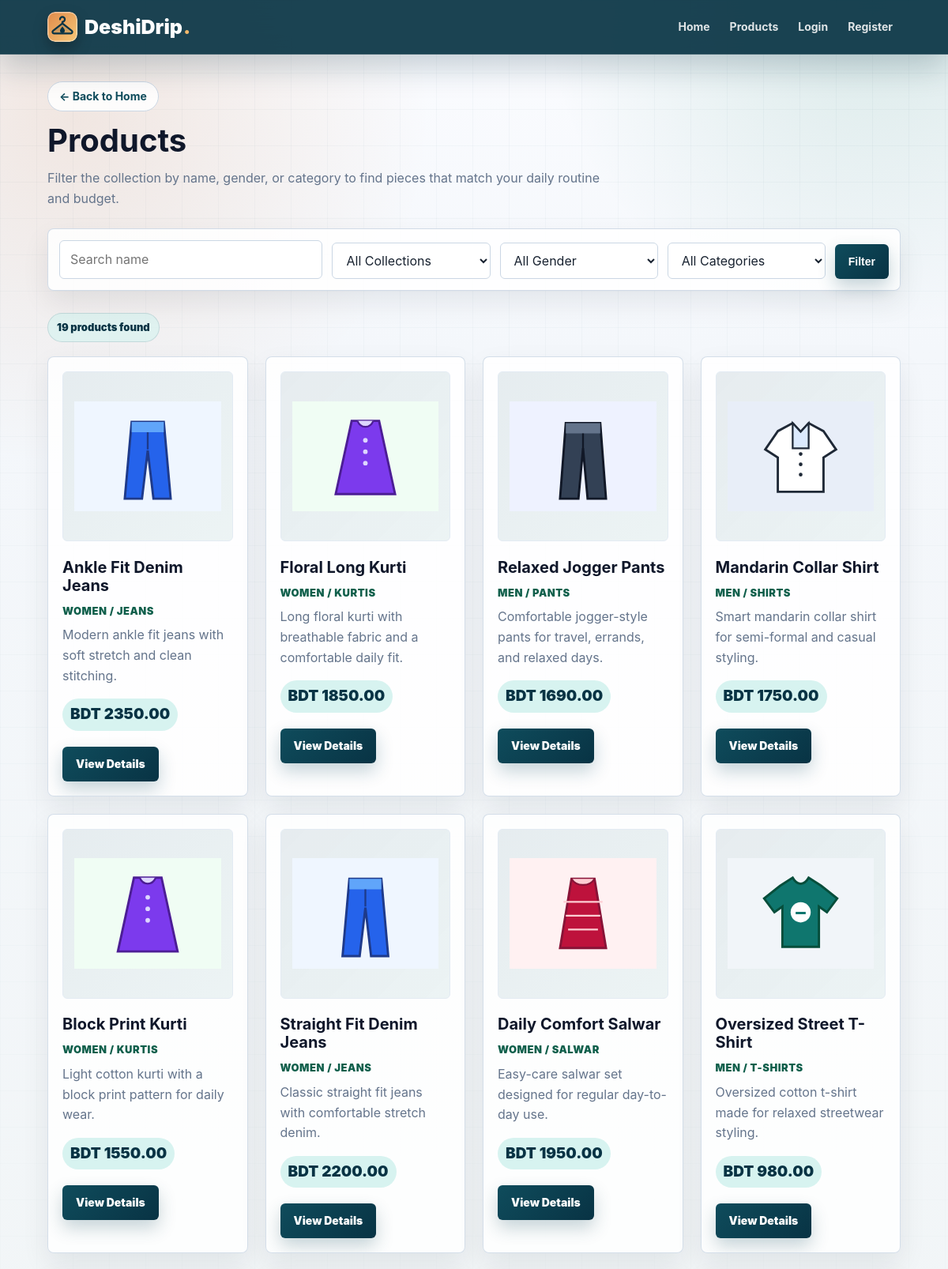
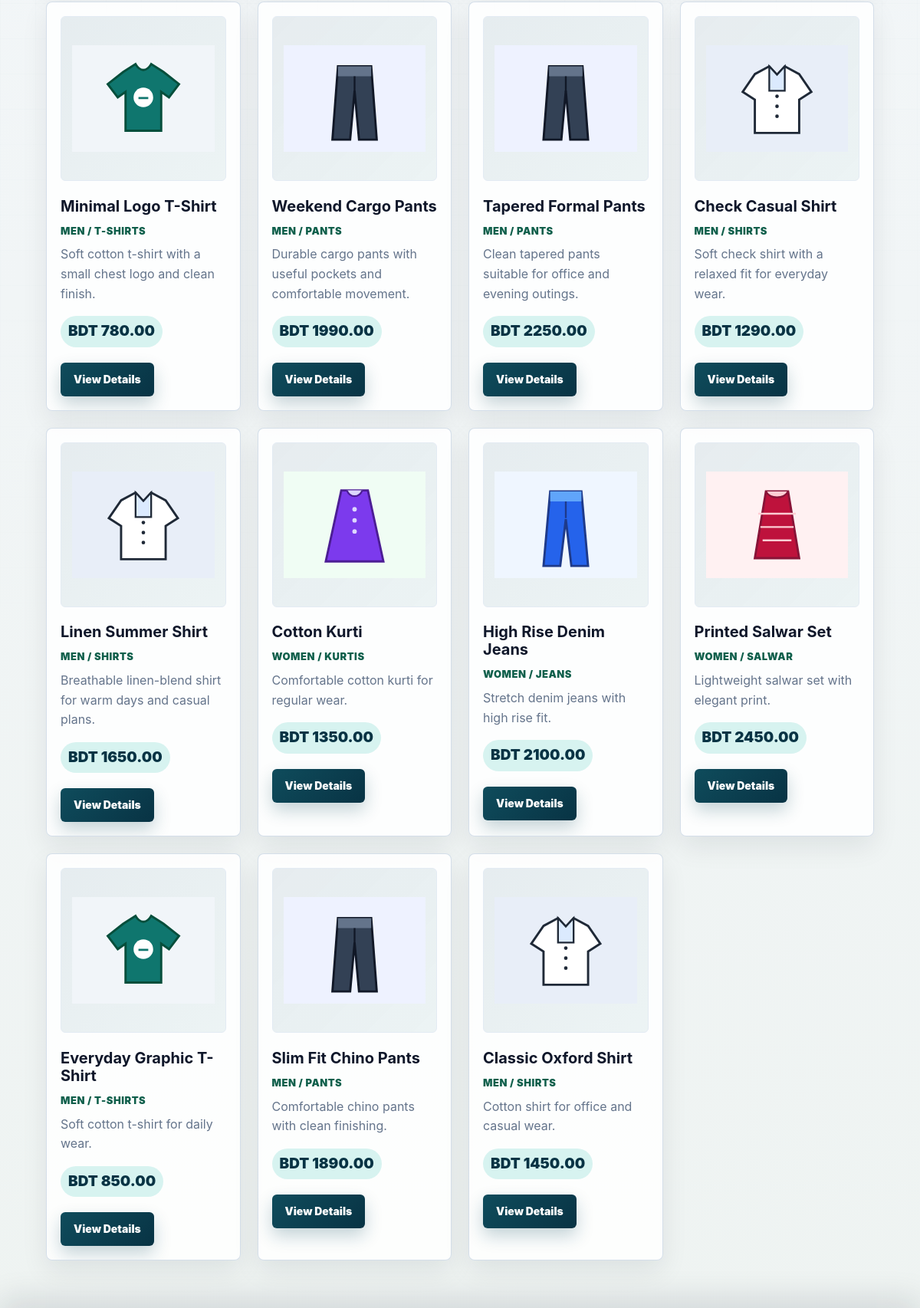
The page /view/products.php (upper part) on the database its author committed (2 pictures, top to bottom).
### tables this page shows
CREATE TABLE IF NOT EXISTS products (
    id INT AUTO_INCREMENT PRIMARY KEY,
    name VARCHAR(150) NOT NULL,
    description TEXT NOT NULL,
    size_chart TEXT NOT NULL,
    available_sizes VARCHAR(255) NOT NULL DEFAULT 'S,M,L,XL',
    price DECIMAL(10,2) NOT NULL,
    category_id INT NOT NULL,
    image_path VARCHAR(255) NOT NULL,
    stock INT NOT NULL DEFAULT 0,
    gender ENUM('Men','Women') NOT NULL,
    is_featured TINYINT(1) NOT NULL DEFAULT 0,
    is_new_arrival TINYINT(1) NOT NULL DEFAULT 0,
    created_at TIMESTAMP DEFAULT CURRENT_TIMESTAMP
);

CREATE TABLE IF NOT EXISTS categories (
    id INT AUTO_INCREMENT PRIMARY KEY,
    name VARCHAR(100) NOT NULL,
    parent_id INT NULL,
    created_at TIMESTAMP DEFAULT CURRENT_TIMESTAMP
);

### config/auth.php (called while the page is built, shortened)
<?php
function clean($value)
{
    return htmlspecialchars($value, ENT_QUOTES, "UTF-8");
}
?>

### model/ProductModel.php (called while the page is built, shortened)
<?php
require_once __DIR__ . "/../config/db.php";
function ensureProductDisplayColumns()
{
    global $conn;
    $featured = mysqli_query($conn, "SHOW COLUMNS FROM products LIKE 'is_featured'");
    $newArrival = mysqli_query($conn, "SHOW COLUMNS FROM products LIKE 'is_new_arrival'");
    $availableSizes = mysqli_query($conn, "SHOW COLUMNS FROM products LIKE 'available_sizes'");
}
function getProducts($search = "", $categoryId = "", $gender = "", $limit = 0, $collection = "")
{
    global $conn;
    ensureProductDisplayColumns();
    $where = "WHERE 1";
    $query = "SELECT products.*, categories.name AS category_name
              FROM products
              LEFT JOIN categories ON products.category_id = categories.id
              $where
              ORDER BY products.id DESC";
    $result = mysqli_query($conn, $query);
    $products = array();
    while ($row = mysqli_fetch_assoc($result)) {
        $products[] = $row;
    }
    return $products;
}
?>

### view/products.php (the view, shortened to what this page needs)
<?php
require_once "header.php";
require_once __DIR__ . "/../model/ProductModel.php";
$gender = $_GET["gender"] ?? "";
$category = $_GET["category"] ?? "";
$q = $_GET["q"] ?? "";
$collection = $_GET["collection"] ?? "";
$products = getProducts("", $category, $gender, 0, $collection);
?>
<a class="back-link" href="home.php">&larr; Back to Home</a>
<h2>Products</h2>
<p class="page-intro">Filter the collection by name, gender, or category to find pieces that match your daily routine and budget.</p>
<form method="get" class="filters product-filters">
    <input type="text" name="q" placeholder="Search name" value="<?php echo clean($q); ?>">
    <select name="collection">
        <option value="">All Collections</option>
    </select>
    <select name="gender">
        <option value="">All Gender</option>
    </select>
    <select name="category">
        <option value="">All Categories</option>
    </select>
    <button type="submit">Filter</button>
</form>
<p class="results-count"><?php echo count($products); ?> product<?php if (count($products) != 1) echo "s"; ?> found</p>
<div class="grid">
    <?php foreach ($products as $product) { ?>
        <div class="card">
            <img class="product-img" src="../<?php echo clean($product["image_path"]); ?>" alt="<?php echo clean($product["name"]); ?>">
            <h3><?php echo clean($product["name"]); ?></h3>
            <p class="product-meta"><?php echo clean($product["gender"] . " / " . $product["category_name"]); ?></p>
            <p><?php echo clean(substr($product["description"], 0, 80)); ?></p>
            <p class="price">BDT <?php echo clean($product["price"]); ?></p>
            <a class="btn" href="product_details.php?id=<?php echo $product["id"]; ?>">View Details</a>
        </div>
    <?php } ?>
</div>
<?php require_once "footer.php"; ?>

### rows shown on the page
products: image_path (picture), name "Ankle Fit Denim Jeans", gender.name "WOMEN / JEANS", description "Modern ankle fit jeans with soft stretch and clean stitching.", price "2350.00"
products: image_path (picture), name "Floral Long Kurti", gender.name "WOMEN / KURTIS", description "Long floral kurti with breathable fabric and a comfortable daily fit.", price "1850.00"
products: image_path (picture), name "Relaxed Jogger Pants", gender.name "MEN / PANTS", description "Comfortable jogger-style pants for travel, errands, and relaxed days.", price "1690.00"
products: image_path (picture), name "Mandarin Collar Shirt", gender.name "MEN / SHIRTS", description "Smart mandarin collar shirt for semi-formal and casual styling.", price "1750.00"
products: image_path (picture), name "Block Print Kurti", gender.name "WOMEN / KURTIS", description "Light cotton kurti with a block print pattern for daily wear.", price "1550.00"
products: image_path (picture), name "Straight Fit Denim Jeans", gender.name "WOMEN / JEANS", description "Classic straight fit jeans with comfortable stretch denim.", price "2200.00"
products: image_path (picture), name "Daily Comfort Salwar", gender.name "WOMEN / SALWAR", description "Easy-care salwar set designed for regular day-to-day use.", price "1950.00"
products: image_path (picture), name "Oversized Street T-Shirt", gender.name "MEN / T-SHIRTS", description "Oversized cotton t-shirt made for relaxed streetwear styling.", price "980.00"
products: image_path (picture), name "Minimal Logo T-Shirt", gender.name "MEN / T-SHIRTS", description "Soft cotton t-shirt with a small chest logo and clean finish.", price "780.00"
products: image_path (picture), name "Weekend Cargo Pants", gender.name "MEN / PANTS", description "Durable cargo pants with useful pockets and comfortable movement.", price "1990.00"
products: image_path (picture), name "Tapered Formal Pants", gender.name "MEN / PANTS", description "Clean tapered pants suitable for office and evening outings.", price "2250.00"
products: image_path (picture), name "Check Casual Shirt", gender.name "MEN / SHIRTS", description "Soft check shirt with a relaxed fit for everyday wear.", price "1290.00"
products: image_path (picture), name "Linen Summer Shirt", gender.name "MEN / SHIRTS", description "Breathable linen-blend shirt for warm days and casual plans.", price "1650.00"
products: image_path (picture), name "Cotton Kurti", gender.name "WOMEN / KURTIS", description "Comfortable cotton kurti for regular wear.", price "1350.00"
products: image_path (picture), name "High Rise Denim Jeans", gender.name "WOMEN / JEANS", description "Stretch denim jeans with high rise fit.", price "2100.00"
products: image_path (picture), name "Printed Salwar Set", gender.name "WOMEN / SALWAR", description "Lightweight salwar set with elegant print.", price "2450.00"
products: image_path (picture), name "Everyday Graphic T-Shirt", gender.name "MEN / T-SHIRTS", description "Soft cotton t-shirt for daily wear.", price "850.00"
products: image_path (picture), name "Slim Fit Chino Pants", gender.name "MEN / PANTS", description "Comfortable chino pants with clean finishing.", price "1890.00"
products: image_path (picture), name "Classic Oxford Shirt", gender.name "MEN / SHIRTS", description "Cotton shirt for office and casual wear.", price "1450.00"

### other values the page prints
count($products) "19"
